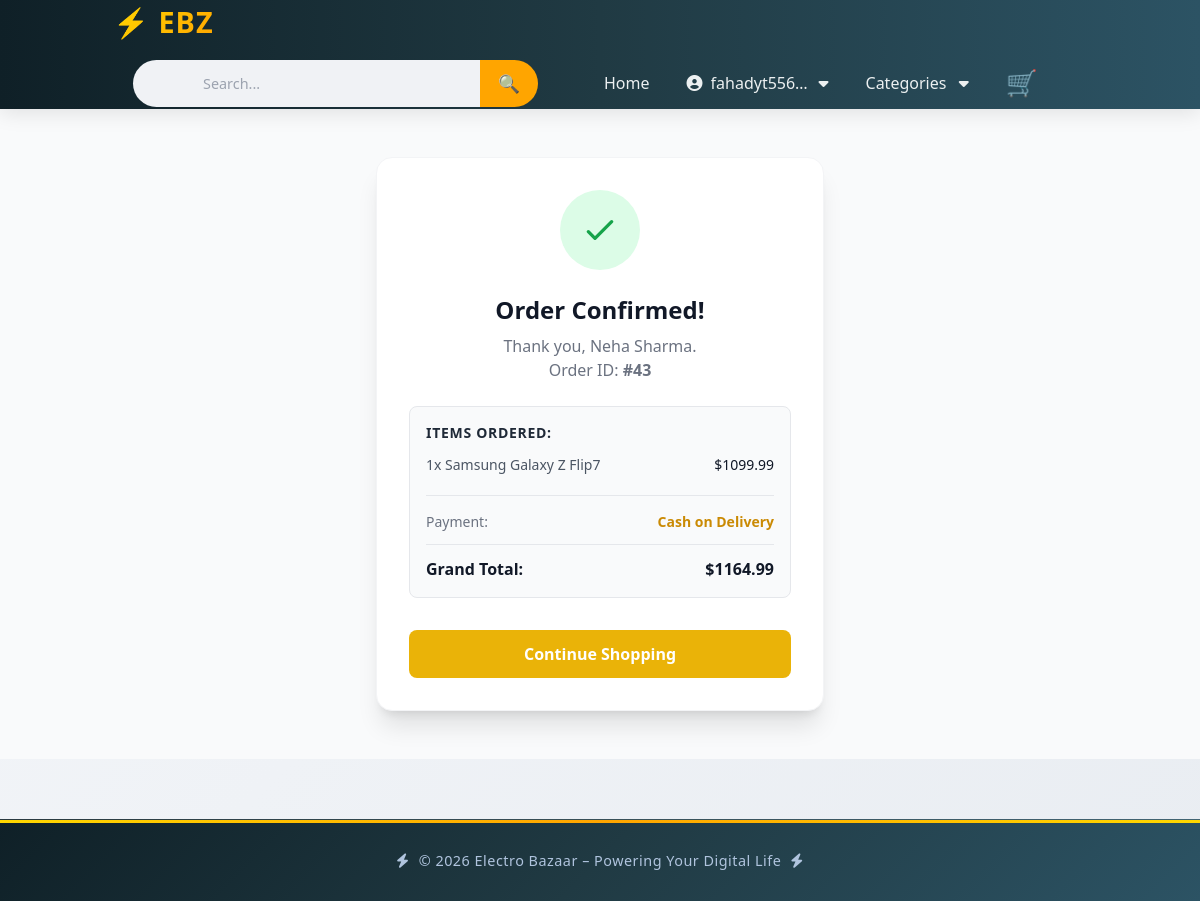
/order/success/43/ (signed in), run on the app's committed database.
### Order/models.py (models this page shows, shortened)
class Order(models.Model):
    user = models.ForeignKey(User, on_delete=models.CASCADE)
    full_name = models.CharField(max_length=255)
    address = models.CharField()
    city = models.CharField(max_length=150)
    zip_code = models.CharField(max_length=15)
    phone_no = models.CharField(max_length=11)
    payment_method = models.CharField(max_length=100)
    total_amount = models.DecimalField(max_digits=10, decimal_places=2, default=0.00)
    status = models.CharField(max_length=20, choices=STATUS_CHOICES, default='Pending')
    payment_status = models.CharField(max_length=20, choices=PAYMENT_STATUS_CHOICES, default='Unpaid')
    created_at = models.DateTimeField(auto_now_add=True)

class OrderItem(models.Model):
    order = models.ForeignKey(Order, on_delete=models.CASCADE, related_name='items')
    product = models.ForeignKey(Product, on_delete=models.CASCADE)
    quantity = models.PositiveIntegerField(default=1)
    price = models.DecimalField(max_digits=10, decimal_places=2)

### Products/models.py (models this page shows, shortened)
class Product(models.Model):
    category = models.ForeignKey(Category, on_delete=models.CASCADE)
    name = models.CharField(max_length=200)
    description = models.TextField()
    price = models.DecimalField(max_digits=10, decimal_places=2)
    image = models.ImageField(upload_to='items')
    created_at = models.DateTimeField(auto_now_add=True)

### Order/views.py (the view)
# urls.py: path('success/<int:pk>/', views.order_success, name='order_success'),
def order_success(request, pk):
    order_id = get_object_or_404(Order, pk=pk)
    if order_id.user != request.user:
        return redirect('/')
    else:
        return render(request, 'Order/order_detail.html', {'order': order_id})

### templates/Order/order_detail.html (shortened to what this page needs)
{% extends 'base.html' %}
{% block body %}
<script src="https://cdn.tailwindcss.com"></script>
<div class="bg-gray-50 flex flex-col items-center justify-center py-12 px-4 min-h-[70vh]">
    <div class="bg-white rounded-2xl shadow-xl max-w-md w-full p-8 text-center transition-all border border-gray-100">
        <div class="mx-auto flex items-center justify-center h-20 w-20 rounded-full bg-green-100 mb-6">
            <svg class="h-10 w-10 text-green-600" fill="none" stroke="currentColor" viewBox="0 0 24 24" xmlns="http://www.w3.org/2000/svg">
                <path stroke-linecap="round" stroke-linejoin="round" stroke-width="2" d="M5 13l4 4L19 7"></path>
            </svg>
        </div>
        <h1 class="text-2xl font-bold text-gray-900 mb-2">Order Confirmed!</h1>
        <p class="text-gray-500 mb-6">Thank you, {{ order.full_name }}.<br>Order ID: <strong>#{{ order.id }}</strong></p>
        <div class="bg-gray-50 rounded-lg p-4 mb-8 text-left border border-gray-200">
            <div class="mb-4 pb-3 border-b border-gray-200">
                <span class="text-sm font-bold text-gray-800 block mb-3 uppercase tracking-wider">Items Ordered:</span>
                {% for item in order.items.all %}
                <div class="flex justify-between mb-2">
                    <span class="text-sm text-gray-600">{{ item.quantity }}x {{ item.product.name }}</span>
                    <span class="text-sm font-medium text-gray-900">${{ item.price }}</span>
                </div>
                {% endfor %}
            </div>
            <div class="flex justify-between mb-2">
                <span class="text-sm font-medium text-gray-500">Payment:</span>
                <span class="text-sm font-bold text-yellow-600">Cash on Delivery</span>
            </div>
            <div class="flex justify-between mt-3 pt-3 border-t border-gray-200">
                <span class="text-base font-bold text-gray-900">Grand Total:</span>
                <span class="text-base font-bold text-gray-900">${{ order.total_amount }}</span>
            </div>
        </div>
        <a href="{% url 'home' %}" class="block w-full bg-yellow-500 hover:bg-yellow-600 text-white font-semibold py-3 px-4 rounded-lg transition duration-200">
            Continue Shopping
        </a>
    </div>
</div>
{% endblock %}

### templates/base.html (shortened to what this page needs)
<!DOCTYPE html>
{% load static %}
<html lang="en">
<head>
  <link rel="stylesheet" href="{% static 'style.css' %}">
  <link rel="stylesheet" href="https://cdnjs.cloudflare.com/ajax/libs/font-awesome/6.5.1/css/all.min.css">
</head>
<body>
<header>
  <nav class="container">
    <a href="{% url 'home' %}" class="logo">⚡ EBZ</a>
    <ul class="nav-links" id="navLinks">
      <li class="mobile-search-box">
        <div class="search-container">
          <input type="text" placeholder="Search..." class="search-input">
          <button class="search-btn">🔍</button>
        </div>
      </li>
      <li><a href="{% url 'home' %}">Home</a></li>
      {% if user.is_authenticated %}
      <li class="nav-item dropdown user-dropdown">
        <a href="#" class="nav-link user-menu">
          <i class="fa fa-user-circle" aria-hidden="true"></i>
          <span class="username">{{ user.username }}</span>
          <i class="fa fa-caret-down"></i>
        </a>
      </li>
      {% endif %}
      <li class="nav-item dropdown">
  <a href="#" class="nav-link">
    Categories &nbsp; <i class="fa fa-caret-down"></i>
  </a>
</li>
      <li class="cart-icon">
        <a href="{% url 'shopping-cart' %}">
          🛒
        </a>
      </li>
    </ul>
  </nav>
</header>
{% block body %} {% endblock %}
<footer>
  <div class="container">
    <p><i class="fas fa-bolt"></i> &copy; 2026 Electro Bazaar – Powering Your Digital Life  <i class="fas fa-bolt"></i></p>
  </div>
</footer>
</body>
</html>

### static/style.css (style rules this page uses)
* { margin: 0; padding: 0; box-sizing: border-box; }
body { font-family: 'Segoe UI', Tahoma, Geneva, Verdana, sans-serif; background: linear-gradient(135deg, #f5f7fa 0%, #e9edf2 100%); color: #1a2a3a; line-height: 1.6; min-height: 100vh; display: flex; flex-direction: column; }
.container { max-width: 1300px; margin: 0 auto; padding: 0 25px; }
header { background: linear-gradient(90deg, #0f2027, #203a43, #2c5364); box-shadow: 0 4px 20px rgba(0, 0, 0, 0.1); position: sticky; top: 0; z-index: 1000; backdrop-filter: blur(2px); }
nav { display: flex; justify-content: space-between; align-items: center; padding: 15px 0; flex-wrap: wrap; gap: 15px; }
.logo { font-size: 1.8rem; font-weight: bold; text-decoration: none; background: linear-gradient(135deg, #FFD700, #FFA500); -webkit-background-clip: text; background-clip: text; color: transparent; letter-spacing: 1px; transition: transform 0.3s ease; }
.search-container { display: flex; flex: 1; max-width: 400px; margin: 0 20px; }
.search-input { flex: 1; padding: 10px 70px; border: none; border-radius: 30px 0 0 30px; font-size: 0.9rem; outline: none; background: #f0f2f5; transition: all 0.3s; }
.search-btn { background: #FFA500; border: none; padding: 10px 18px; border-radius: 0 30px 30px 0; cursor: pointer; font-size: 1.1rem; transition: background 0.3s; }
.mobile-search-box { display: flex; align-items: center; margin-right: 20px; }
.nav-links { display: flex; list-style: none; gap: 25px; align-items: center; flex-wrap: wrap; }
.nav-links li a { border: none; text-decoration: none; color: #ecf0f1; font-weight: 500; transition: all 0.3s; padding: 6px 6px; }
.user-dropdown { position: relative; }
.user-menu { display: flex; align-items: center; gap: 8px; padding: 8px 15px; transition: all 0.3s; }
.user-menu .username { max-width: 100px; overflow: hidden; text-overflow: ellipsis; white-space: nowrap; }
.dropdown { position: relative; }
.cart-icon { position: relative; }
.cart-icon a { font-size: 1.6rem; text-decoration: none; display: flex; align-items: center; gap: 5px; }
footer { background: linear-gradient(135deg, #0f2027 0%, #203a43 50%, #2c5364 100%); color: #b0c4de; text-align: center; padding: 30px 0; margin-top: 60px; font-size: 0.9rem; border-top: 1px solid rgba(255, 255, 255, 0.1); position: relative; }
footer::before { content: ''; position: absolute; top: 0; left: 0; right: 0; height: 3px; background: linear-gradient(90deg, #FFD700, #FFA500, #FFD700); }
footer .container p { margin: 0; letter-spacing: 0.5px; }
footer .container p i { margin: 0 5px; }
.text-center { text-align: center; }
.mt-3 { margin-top: 1rem; }
.mb-3 { margin-bottom: 1rem; }

### data on the page
Order: full_name "Neha Sharma", id "43", total_amount "1164.99"
OrderItem: quantity "1", product.name "Samsung Galaxy Z Flip7", price "1099.99"

### other printed values
{{ user.username }} "fahadyt556…"
